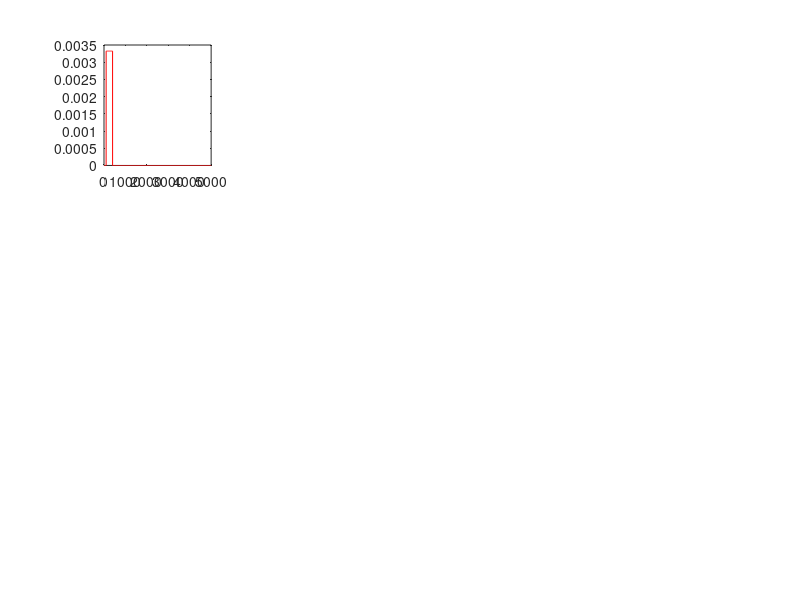

Write the MATLAB code that produced this figure. (Note: this script raises an error after producing the figure.)
clear ; close all ;

y = -300:1:500; v_hut = [0:0.001:0.1 0.2:0.1:1 2:1:5000]; m_hut = -10:0.1:10; Y = 1:10:180;
TL = 180 ;
for i = 1:length(y)
    if y(i) < 0
        gainFunc(i) = 0;
        gainFunc2(i) = 0;
    elseif y(i) >= 0 && y(i) <= TL
        gainFunc(i) = y(i)/(TL)*100;
        gainFunc2(i) = y(i)/(TL)*100;
    elseif y(i) > TL
        gainFunc(i) = 0;
        gainFunc2(i) = -500;
    end
end
gainfunc = gainFunc; N1 = 30; N2 = 5;

%---- generative proccess -----
population_mean = [0 0];
population_var  = [10 20].^2;

% population pdf at the i-th trial, stimulus distribution
pop_mean = rand(1,1) * diff(population_mean) + population_mean(1);
pop_var = rand(1,1) * diff(population_var) + population_var(1);

% measurment distribution of population mean/sigma P(sample sigma | population sigma)
% mean_distribution = exp(-(m_hut-pop_mean).^2/(2*1^2)) / sqrt(2*pi*1^2); mean_distribution = mean_distribution/sum(mean_distribution);
var_distribution = (N1-1)/(2^((N1-1)/2)*gamma((N1-1)/2)*pop_var) .* ((v_hut*(N1-1))/pop_var).^((N1-1)/2-1) .* exp(-v_hut*(N1-1)/(2*pop_var));  var_distribution = var_distribution/sum(var_distribution);

% generate a sample
sample = randn(N1,1)* sqrt(pop_var) + pop_mean;

%---- inference proccess -----
% mearuement
sample_mean = mean(sample);
sample_var1 = var(sample,0); % sum((sample-mean(sample)).^2)/(N-1)
sample_var1 = 200;
sample_var2 = 200;

% prior probability
inrange =  m_hut >= population_mean(1) & m_hut <= population_mean(end) ;
prior_mean = inrange * 1/sum(inrange);

inrange =  v_hut >= population_var(1) & v_hut <= population_var(end) ;
prior_var = inrange * 1/sum(inrange);

% likelihood of population mean/sigma P(sample sigma | population sigma)
likelihood_var1  = (N1-1)/(2^((N1-1)/2)*gamma((N1-1)/2)*sample_var1) .* ((v_hut*(N1-1))/sample_var1).^((N1-1)/2-1) .* exp(-v_hut*(N1-1)/(2*sample_var1));  likelihood_var1 = likelihood_var1/sum(likelihood_var1);
likelihood_var2  = (N2-1)/(2^((N2-1)/2)*gamma((N2-1)/2)*sample_var2) .* ((v_hut*(N2-1))/sample_var2).^((N2-1)/2-1) .* exp(-v_hut*(N2-1)/(2*sample_var2));  likelihood_var2 = likelihood_var2/sum(likelihood_var2);

% posterior of population mean/sigma P(population sigma | sample sigma)
posterior_var1 = prior_var .* likelihood_var1; posterior_var1 = posterior_var1/sum(posterior_var1);
posterior_var2 = prior_var .* likelihood_var2; posterior_var2 = posterior_var2/sum(posterior_var2);
sum(posterior_var1.*v_hut)
sum(posterior_var2.*v_hut)


vmax = 600;
subplot(3,4,1); plot(v_hut,prior_var,'r');
myfig; xticks([100 400 vmax]); xlim([0 vmax]); xlabel('Estimates of sample variance');
subplot(3,4,5); plot(v_hut,likelihood_var1,'r'); hold on
myfig; xticks([100 400 vmax]); xlim([0 vmax]); xlabel('Estimates of sample variance');
subplot(3,4,5); plot(v_hut,likelihood_var2,'b'); hold on
lineplot(sample_var1, 'v','r-'); lineplot(sample_var2, 'v','b-');
subplot(3,4,9); plot(v_hut,posterior_var1,'r'); hold on
subplot(3,4,9); plot(v_hut,posterior_var2,'b');
myfig; xticks([100 400 vmax]); xlim([0 vmax]); xlabel('Estimates of sample variance');

%---- calculation of expected gain -----
Y = 150;
endpoint_dist_hut = exp(-(y - Y + 0).^2./(2*v_hut')) ./ sqrt(2*pi*v_hut');
endpoint_dist_hut = endpoint_dist_hut ./ sum(endpoint_dist_hut,2);

tmp1 = 50;  tmp1 = find(abs(v_hut - tmp1) < 0.01);
tmp2 = 250; tmp2 = find(abs(v_hut - tmp2) < 0.01);
tmp3 = 550; tmp3 = find(abs(v_hut - tmp3) < 0.01);
ymax = 230; a = max(endpoint_dist_hut(tmp1,:)); b = 0.001;
subplot(3,4,2); xticks(0:100:200); plot(y, endpoint_dist_hut(tmp1,:),'r'); hold on
myfig; xticks([90 180 ymax]); xlim([0 ymax]); ylim([0 a+b]);  xlabel('Endpoint');
lineplot(Y, 'v','r-');
subplot(3,4,6); plot(y, endpoint_dist_hut(tmp2,:),'r'); hold on
myfig; xticks([90 180 ymax]); xlim([0 ymax]); ylim([0 a+b]); xlabel('Endpoint');
lineplot(Y, 'v','r-');
subplot(3,4,10); plot(y, endpoint_dist_hut(tmp3,:),'r'); hold on
myfig; xticks([90 180 ymax]); xlim([0 ymax]); ylim([0 a+b]); xlabel('Endpoint');
lineplot(Y, 'v','r-');

egfunction = endpoint_dist_hut .* gainfunc;

a = max(egfunction(tmp1,:)); b = 0.01;
subplot(3,4,4); plot(y,gainfunc,'r');
myfig; xticks([90 180 ymax]); xlim([0 ymax]); xlabel('Endpoint');
subplot(3,4,3); plot(y, egfunction(tmp1,:),'r');
myfig; xticks([90 180 ymax]); xlim([0 ymax]); ylim([0 a+b]); xlabel('Endpoint');
subplot(3,4,7); plot(y, egfunction(tmp2,:),'r');
myfig; xticks([90 180 ymax]); xlim([0 ymax]); ylim([0 a+b]); xlabel('Endpoint');
subplot(3,4,11); plot(y, egfunction(tmp3,:),'r');
myfig; xticks([90 180 ymax]); xlim([0 ymax]); ylim([0 a+b]); xlabel('Endpoint');

eg = sum(endpoint_dist_hut .* gainfunc,2)'; % for all possible estimates of variance, integral for endpoint
subplot(3,4,8); plot(v_hut, eg,'r');
myfig; xticks([100 400 vmax]); xlim([0 vmax]); ylim([60 100]); xlabel('Estimates of sample variance');

expectedeg = eg.*posterior_var1; % scaled by a posterior of population variance
expectedeg2 = eg.*posterior_var2;
subplot(3,4,12); plot(v_hut, expectedeg,'r'); hold on
subplot(3,4,12); plot(v_hut, expectedeg2,'b');
myfig; xticks([100 400 vmax]); xlim([0 vmax]); xlabel('Estimates of sample variance');

ExpectedExpectedGain = nansum(eg.*posterior_var1) % expected expected gain taking a posterior into acount, integral for estimates of variance
ExpectedExpectedGain = nansum(eg.*posterior_var2)

%
% figure
% plot(y, endpoint_dist_hut(2,:))
% plot(y, endpoint_dist_hut(2,:) .* gainfunc)
sum(endpoint_dist_hut(2,:) .* gainfunc)

set(gcf, 'Position', [0 0 1300 470]);


% likelihood of population mean/sigma P(sample sigma | population sigma)
sample_var1 = 100; sample_var2 = 100;
likelihood_var1  = (N1-1)/(2^((N1-1)/2)*gamma((N1-1)/2)*sample_var1) .* ((v_hut*(N1-1))/sample_var1).^((N1-1)/2-1) .* exp(-v_hut*(N1-1)/(2*sample_var1));  likelihood_var1 = likelihood_var1/sum(likelihood_var1);
likelihood_var2  = (N2-1)/(2^((N2-1)/2)*gamma((N2-1)/2)*sample_var2) .* ((v_hut*(N2-1))/sample_var2).^((N2-1)/2-1) .* exp(-v_hut*(N2-1)/(2*sample_var2));  likelihood_var2 = likelihood_var2/sum(likelihood_var2);

sample_var3 = 300; sample_var4 = 300;
likelihood_var3  = (N1-1)/(2^((N1-1)/2)*gamma((N1-1)/2)*sample_var3) .* ((v_hut*(N1-1))/sample_var3).^((N1-1)/2-1) .* exp(-v_hut*(N1-1)/(2*sample_var3));  likelihood_var3 = likelihood_var3/sum(likelihood_var3);
likelihood_var4  = (N2-1)/(2^((N2-1)/2)*gamma((N2-1)/2)*sample_var4) .* ((v_hut*(N2-1))/sample_var4).^((N2-1)/2-1) .* exp(-v_hut*(N2-1)/(2*sample_var4));  likelihood_var4 = likelihood_var4/sum(likelihood_var4);

figure
for sample_var1 = [50 150 250 350 450]
    sample_var2 = sample_var1;
    likelihood_var1  = (N1-1)/(2^((N1-1)/2)*gamma((N1-1)/2)*sample_var1) .* ((v_hut*(N1-1))/sample_var1).^((N1-1)/2-1) .* exp(-v_hut*(N1-1)/(2*sample_var1));  likelihood_var1 = likelihood_var1/sum(likelihood_var1);
    likelihood_var2  = (N2-1)/(2^((N2-1)/2)*gamma((N2-1)/2)*sample_var2) .* ((v_hut*(N2-1))/sample_var2).^((N2-1)/2-1) .* exp(-v_hut*(N2-1)/(2*sample_var2));  likelihood_var2 = likelihood_var2/sum(likelihood_var2);
    subplot(1,2,1)
    plot(v_hut,likelihood_var1); hold on
    subplot(1,2,2)
    plot(v_hut,likelihood_var2); hold on
end
vmax = 1000;
subplot(1,2,1)
xticks([100 400 vmax]); xlim([0 vmax]); xlabel('Estimates of sample variance');
ylim([0 0.035]); yticks(0:0.01:0.03); myfig;

subplot(1,2,2)
xticks([100 400 vmax]); xlim([0 vmax]); xlabel('Estimates of sample variance');
ylim([0 0.035]); yticks(0:0.01:0.03);  myfig;

